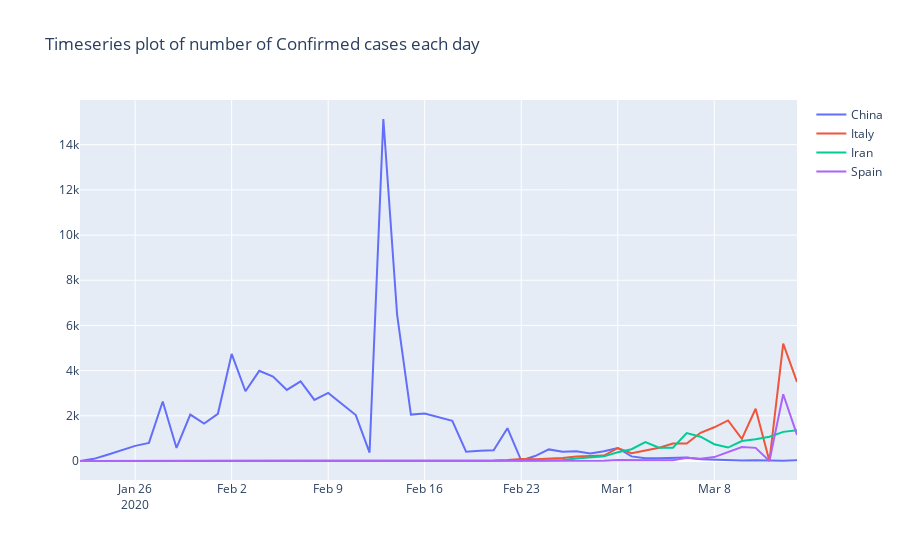

The cell this chart's notebook holds for it:
### Code cell
fig = go.Figure()
for country in ['China',"Italy","Iran","Spain"]:
    lag_1=data[data['Country']==country]['Confirmed'].shift(1)
    change=(data[data['Country']==country]['Confirmed']-lag_1).fillna(0)
    fig.add_trace(go.Scatter(
        x=data[data['Country']==country]['Date'],
        y=change,
        connectgaps=True # override default to connect the gaps
    ))
fig.update_layout(title="Timeseries plot of number of Confirmed cases each day")    
fig.show()
